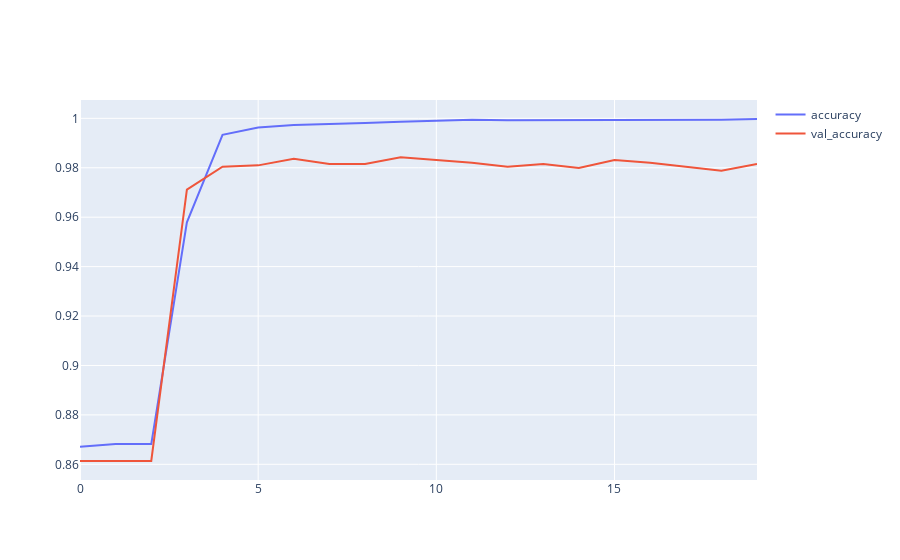
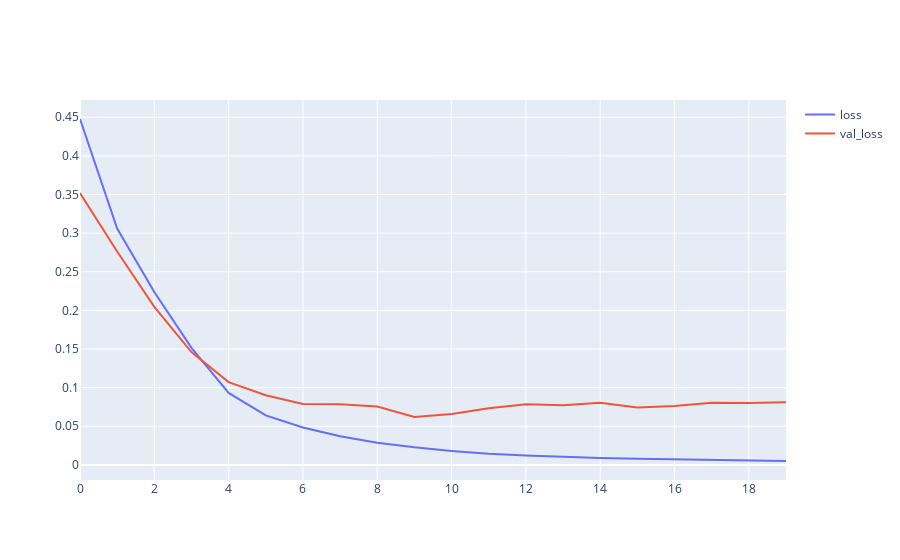

Notebook source saved alongside these figures, in order:
### Code cell
def draw_history(history):
    fig = go.Figure()
    fig.add_trace(go.Scatter(x=history.epoch, y=history.history['accuracy'], name='accuracy'))
    fig.add_trace(go.Scatter(x=history.epoch, y=history.history['val_accuracy'], name='val_accuracy'))
    fig.show()

    fig = go.Figure()
    fig.add_trace(go.Scatter(x=history.epoch, y=history.history['loss'], name='loss'))
    fig.add_trace(go.Scatter(x=history.epoch, y=history.history['val_loss'], name='val_loss'))
    fig.show()


draw_history(r)

### Figure 1 — Plotly figure (JSON) as saved in the notebook; plotly's stock layout.template omitted (floating-point values rounded to 4 significant figures)
{"data": [{"name": "accuracy", "x": [0, 1, 2, 3, 4, 5, 6, 7, 8, 9, 10, 11, 12, 13, 14, 15, 16, 17, 18, 19], "y": [0.8671, 0.8682, 0.8682, 0.9579, 0.9933, 0.9962, 0.9973, 0.9976, 0.9981, 0.9987, 0.9992, 0.9995, 0.9992, 0.9992, 0.9992, 0.9992, 0.9992, 0.9992, 0.9995, 0.9997], "type": "scatter"}, {"name": "val_accuracy", "x": [0, 1, 2, 3, 4, 5, 6, 7, 8, 9, 10, 11, 12, 13, 14, 15, 16, 17, 18, 19], "y": [0.8613, 0.8613, 0.8613, 0.9712, 0.9804, 0.981, 0.9837, 0.9815, 0.9815, 0.9842, 0.9831, 0.9821, 0.9804, 0.9815, 0.9799, 0.9831, 0.9821, 0.9804, 0.9788, 0.9815], "type": "scatter"}], "layout": {}}

### Figure 2 — Plotly figure (JSON) as saved in the notebook; plotly's stock layout.template omitted (floating-point values rounded to 4 significant figures)
{"data": [{"name": "loss", "x": [0, 1, 2, 3, 4, 5, 6, 7, 8, 9, 10, 11, 12, 13, 14, 15, 16, 17, 18, 19], "y": [0.4477, 0.3059, 0.2237, 0.1515, 0.09319, 0.0641, 0.04847, 0.0371, 0.02855, 0.02276, 0.01808, 0.01441, 0.01212, 0.01042, 0.009006, 0.008081, 0.007249, 0.006484, 0.005799, 0.005033], "type": "scatter"}, {"name": "val_loss", "x": [0, 1, 2, 3, 4, 5, 6, 7, 8, 9, 10, 11, 12, 13, 14, 15, 16, 17, 18, 19], "y": [0.3519, 0.2762, 0.2046, 0.146, 0.1072, 0.0902, 0.07883, 0.07861, 0.07554, 0.06201, 0.06594, 0.07321, 0.07842, 0.0771, 0.08033, 0.07433, 0.07618, 0.08046, 0.08019, 0.08103], "type": "scatter"}], "layout": {}}
